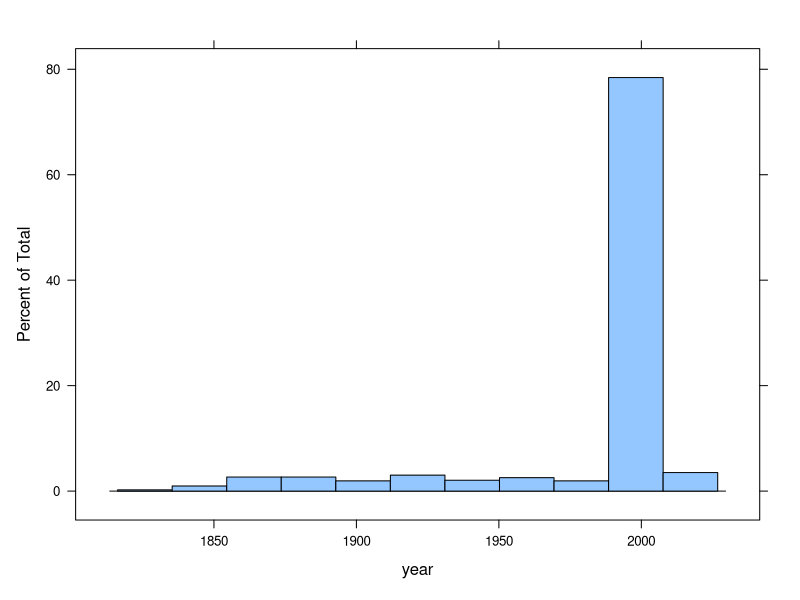
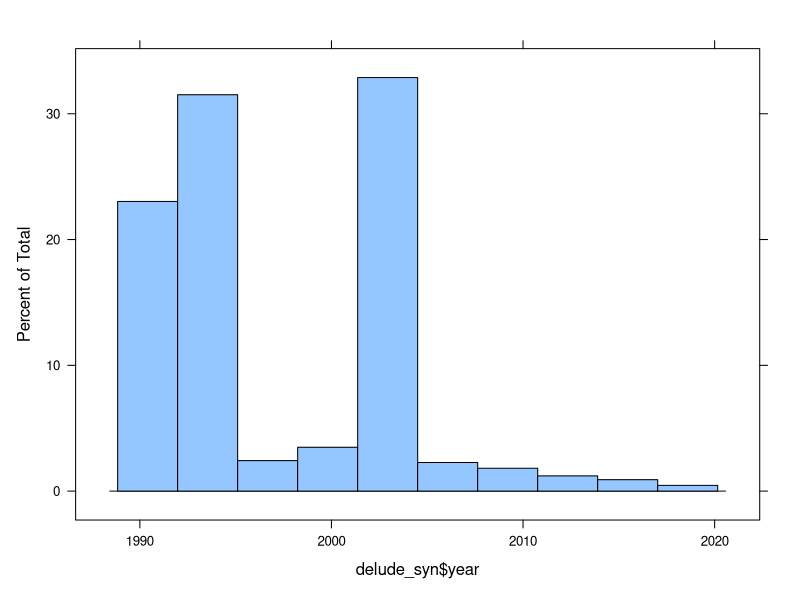
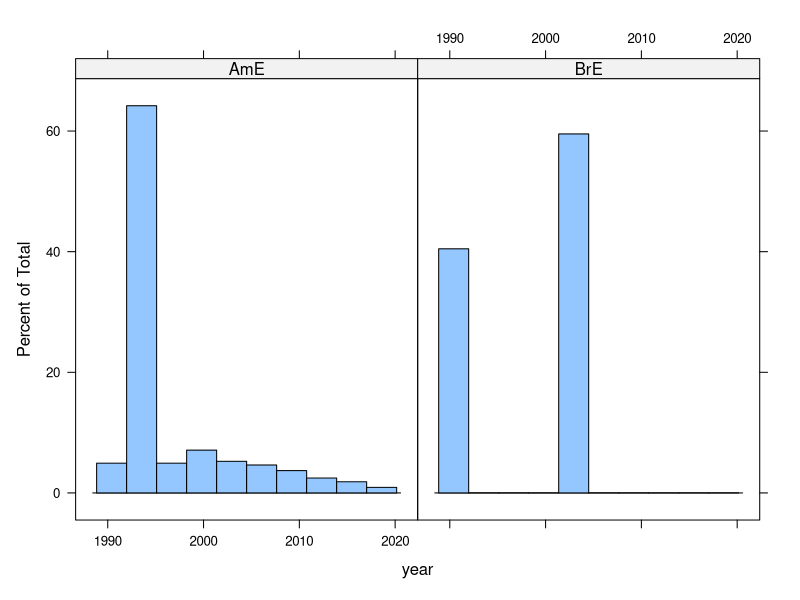
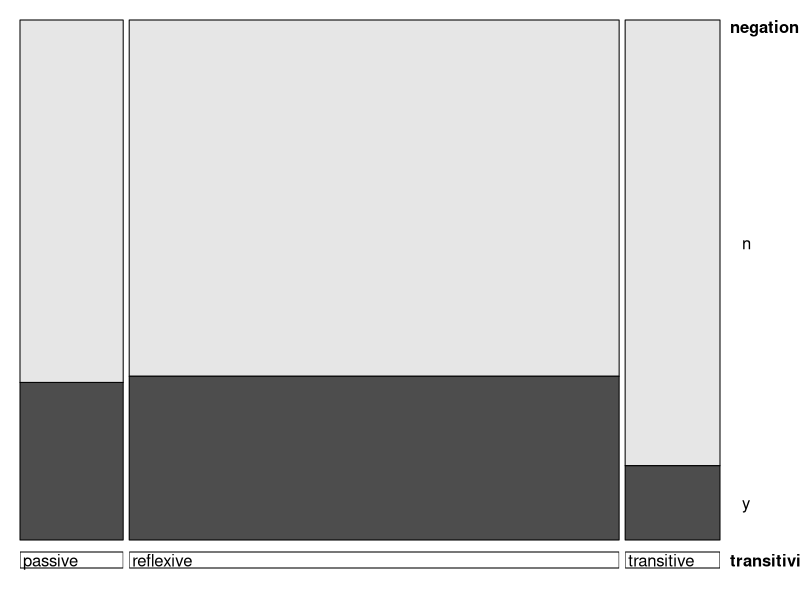
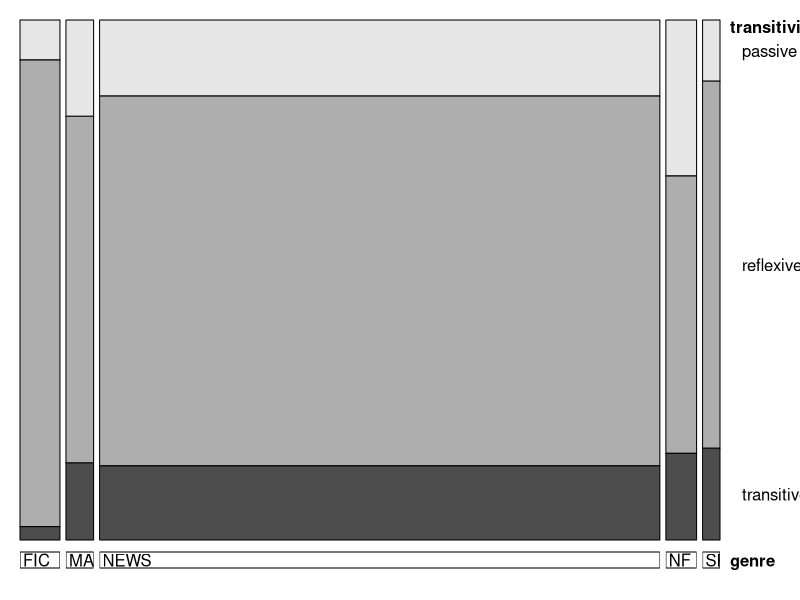
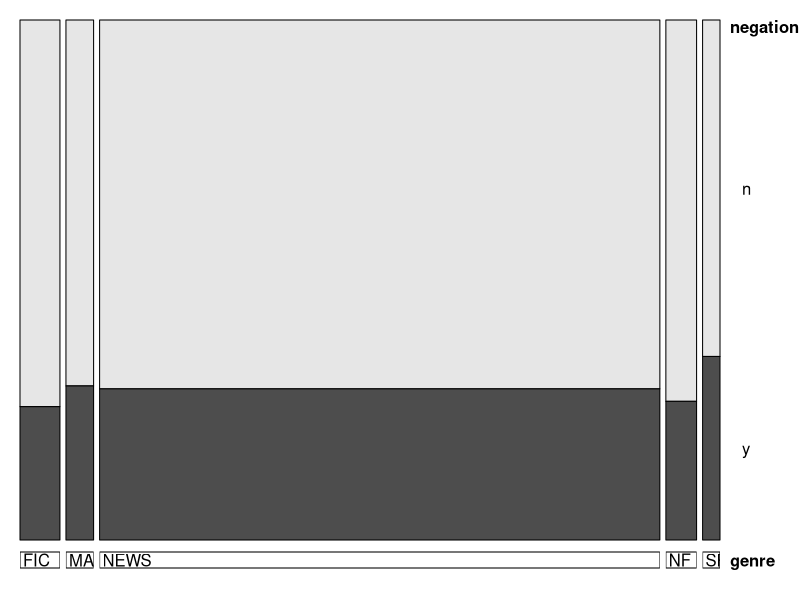
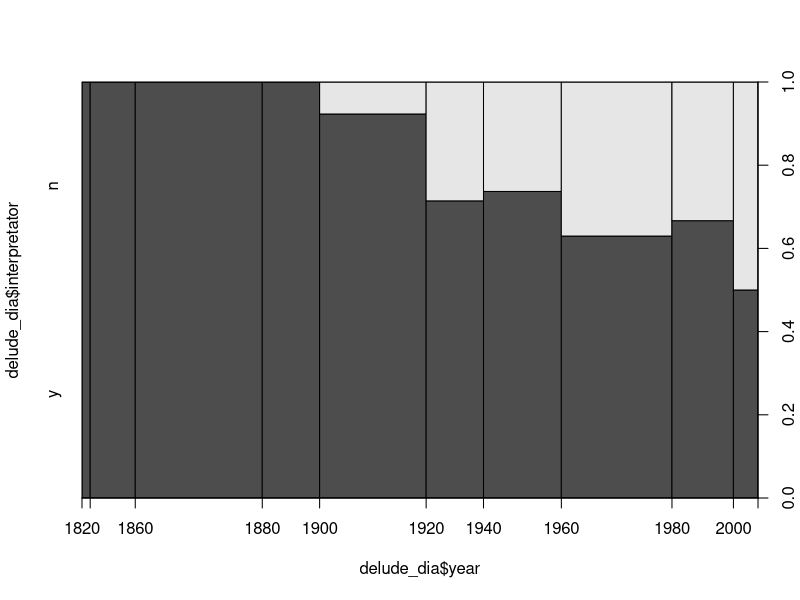
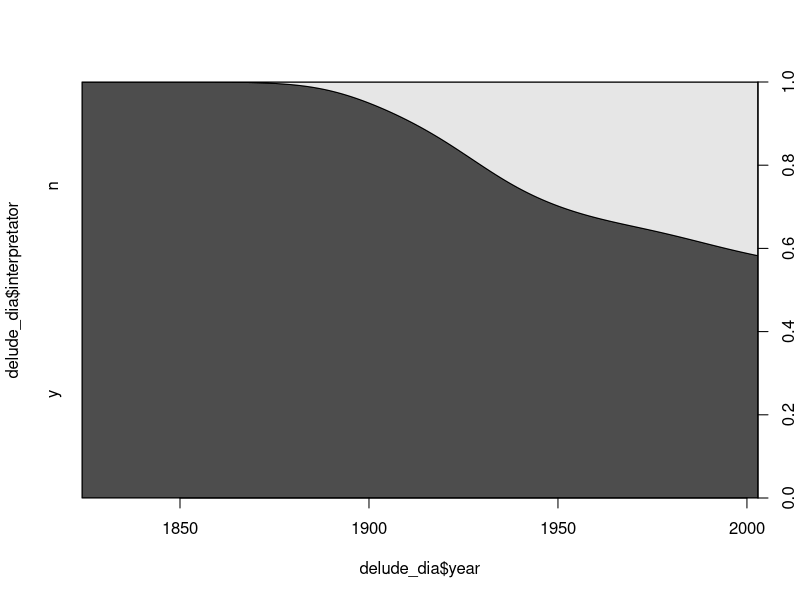

Write the R code that produced these figures, in order.
## ---- chunk 1
library(tidyverse)
library(lattice)
library(arm)
library(vcdExtra)
## ---- chunk 2
data_merged <- read.csv("./data/data_merged.csv", stringsAsFactors = T)

data_delude <- subset(data_merged, verb=="delude")
data_delude <- subset(data_delude, transitivity!="intransitive")
data_delude$year_c <- (data_delude$year - 2000)/50

data_delude <- droplevels(data_delude)
str(data_delude)
## ---- chunk 3
xtabs(~variety, data=data_delude)
## ---- chunk 4
xtabs(~corpus, data=data_delude)
## ---- chunk 5
xtabs(~genre, data=data_delude)
## ---- chunk 6
xtabs(~negation, data=data_delude)
## ---- chunk 7
xtabs(~transitivity, data=data_delude)
## ---- chunk 8
histogram(~year, data=data_delude)
## ---- chunk 9
delude_syn <- subset(data_delude, corpus!="COHA")
delude_syn <- droplevels(delude_syn)
str(delude_syn)
## ---- chunk 10
xtabs(~variety, data=delude_syn)
## ---- chunk 11
xtabs(~corpus, data=delude_syn)
## ---- chunk 12
xtabs(~genre, data=delude_syn)
## ---- chunk 13
xtabs(~negation, data=delude_syn)
## ---- chunk 14
xtabs(~transitivity, data=delude_syn)
## ---- chunk 15
histogram(delude_syn$year)
## ---- chunk 16
histogram(~year | variety, data=delude_syn)
## ---- chunk 17
xtabs(~ negation + transitivity, data=delude_syn)
## ---- chunk 18
round(
  prop.table(
    xtabs(~ negation + transitivity, data=delude_syn), 
    margin = 2),
  2)
## ---- chunk 19
doubledecker(xtabs(~ transitivity + negation, data=delude_syn))
## ---- chunk 20
xtabs(~transitivity + genre, data=delude_syn)
## ---- chunk 21
round(
  prop.table(
    xtabs(~transitivity + genre, data=delude_syn), 
    margin = 2),
  2)
## ---- chunk 22
doubledecker(xtabs(~ genre + transitivity, data=delude_syn))
## ---- chunk 23
xtabs(~negation + genre, data=delude_syn)
## ---- chunk 24
round(
  prop.table(
    xtabs(~negation + genre, data=delude_syn), 
    margin = 2),
  2)
## ---- chunk 25
doubledecker(xtabs(~ genre + negation, data=delude_syn))
## ---- chunk 26
xtabs(~variety + genre, data=delude_syn)
## ---- chunk 27
delude_dia <- subset(data_delude, corpus=="COHA")
str(delude_dia)
## ---- chunk 28
spineplot(delude_dia$year, delude_dia$interpretator)
## ---- chunk 29
cdplot(delude_dia$year, delude_dia$interpretator)

## ---- chunk 30
model_dia <- glm(interpretator ~ year_c, data=delude_dia, family="binomial")
display(model_dia)
## ---- chunk 31
help("effectsTheme")
## ---- chunk 32
plot(effects::allEffects(
  model_dia, 
  confidence.level=.95), 
  axes=list(
    y=list(
      type="response",
      lim=c(0,1))))
## ---- chunk 33
model_syn <- glm(interpretator ~ negation + genre + transitivity, 
                 data=subset(delude_syn, variety=="AmE"),
                 family="binomial")
arm::display(model_syn)
## ---- chunk 34
plot(effects::predictorEffect(
  "negation",
  model_syn, 
  confidence.level=.95), 
  axes=list(
    y=list(
      type="response",
      lim=c(0,1))),
  lattice=list(
    array=list(row=1, col=1, nrow=1, ncol=3, more=T)
  ),
  main="Negation", xlab="")

plot(effects::predictorEffect(
  "genre",
  model_syn, 
  confidence.level=.95), 
  axes=list(
    y=list(
      type="response",
      lim=c(0,1))),
  lattice=list(
    array=list(row=1, col=2, nrow=1, ncol=3, more=T)
  ),
  main="Genre", xlab="", ylab="")

plot(effects::predictorEffect(
  "transitivity",
  model_syn, 
  confidence.level=.95), 
  axes=list(
    y=list(
      type="response",
      lim=c(0,1))),
  lattice=list(
    array=list(row=1, col=3, nrow=1, ncol=3, more=F)
  ),
  main="Transitivity", xlab="", ylab="")
## ---- chunk 35
model_var <- glm(interpretator ~ negation + transitivity + variety + year_c, 
                 data=subset(delude_syn, genre=="NEWS"),
                 family="binomial")
arm::display(model_var)
## ---- chunk 36
plot(effects::predictorEffect(
  "year_c",
  model_var, 
  confidence.level=.95), 
  axes=list(
    y=list(
      type="response",
      lim=c(0,1))),
  lattice=list(
    array=list(row=1, col=1, nrow=1, ncol=4, more=T)
  ),
  main="Year", xlab="")

plot(effects::predictorEffect(
  "negation",
  model_var, 
  confidence.level=.95), 
  axes=list(
    y=list(
      type="response",
      lim=c(0,1))),
  lattice=list(
    array=list(row=1, col=2, nrow=1, ncol=4, more=T)
  ),
  main="Negation", xlab="", ylab="")

plot(effects::predictorEffect(
  "variety",
  model_var, 
  confidence.level=.95), 
  axes=list(
    y=list(
      type="response",
      lim=c(0,1))),
  lattice=list(
    array=list(row=1, col=3, nrow=1, ncol=4, more=T)
  ),
  main="Variety", xlab="", ylab="")

plot(effects::predictorEffect(
  "transitivity",
  model_var, 
  confidence.level=.95), 
  axes=list(
    y=list(
      type="response",
      lim=c(0,1))),
  lattice=list(
    array=list(row=1, col=4, nrow=1, ncol=4, more=F)
  ),
  main="Transitivity", xlab="", ylab="")
## ---- chunk 37
model_AmE <- glm(interpretator ~ negation + transitivity + year_c, 
                 data=subset(delude_syn, genre=="NEWS" & variety =="AmE"),
                 family="binomial")
arm::display(model_AmE)
## ---- chunk 38
plot(effects::predictorEffect(
  "year_c",
  model_AmE, 
  confidence.level=.95), 
  axes=list(
    y=list(
      type="response",
      lim=c(0,1))),
  lattice=list(
    array=list(row=1, col=1, nrow=1, ncol=3, more=T)
  ),
  main="Year", xlab="")

plot(effects::predictorEffect(
  "negation",
  model_AmE, 
  confidence.level=.95), 
  axes=list(
    y=list(
      type="response",
      lim=c(0,1))),
  lattice=list(
    array=list(row=1, col=2, nrow=1, ncol=3, more=T)
  ),
  main="Negation", xlab="", ylab="")

plot(effects::predictorEffect(
  "transitivity",
  model_AmE, 
  confidence.level=.95), 
  axes=list(
    y=list(
      type="response",
      lim=c(0,1))),
  lattice=list(
    array=list(row=1, col=3, nrow=1, ncol=3, more=F)
  ),
  main="Transitivity", xlab="", ylab="")
## ---- chunk 39
model_BrE <- glm(interpretator ~ negation + transitivity + year_c, 
                 data=subset(delude_syn, genre=="NEWS" & variety =="BrE"),
                 family="binomial")
arm::display(model_BrE)
## ---- chunk 40
plot(effects::predictorEffect(
  "year_c",
  model_BrE, 
  confidence.level=.95), 
  axes=list(
    y=list(
      type="response",
      lim=c(0,1))),
  lattice=list(
    array=list(row=1, col=1, nrow=1, ncol=3, more=T)
  ),
  main="Year", xlab="")

plot(effects::predictorEffect(
  "negation",
  model_BrE, 
  confidence.level=.95), 
  axes=list(
    y=list(
      type="response",
      lim=c(0,1))),
  lattice=list(
    array=list(row=1, col=2, nrow=1, ncol=3, more=T)
  ),
  main="Negation", xlab="", ylab="")

plot(effects::predictorEffect(
  "transitivity",
  model_BrE, 
  confidence.level=.95), 
  axes=list(
    y=list(
      type="response",
      lim=c(0,1))),
  lattice=list(
    array=list(row=1, col=3, nrow=1, ncol=3, more=F)
  ),
  main="Transitivity", xlab="", ylab="")
